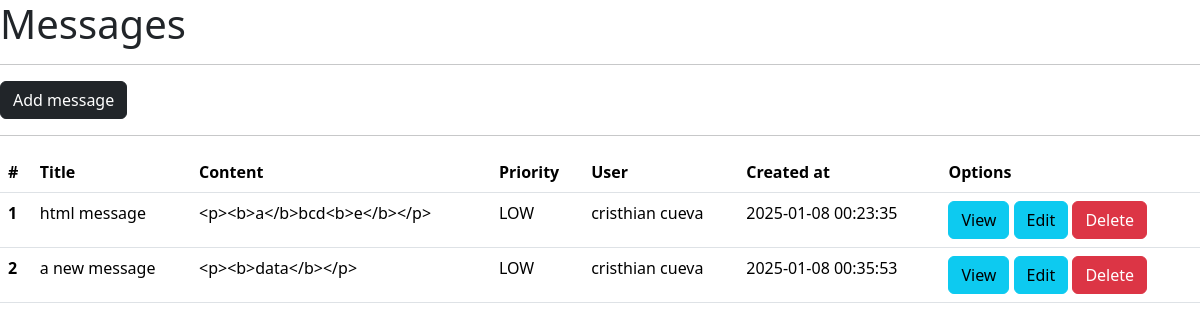
Screenshot of /messages/ with the database file from the repository.
### main.py (models this page shows, shortened)
class Message(db.Model):
    __tablename__ = "messages"
    id = db.Column(db.Integer, primary_key=True, autoincrement=True)
    title = db.Column(db.String(50))
    content = db.Column(db.Text)
    priority = db.Column(db.String(10)) # LOW,HIGH
    created_at = db.Column(db.DateTime(timezone=True), server_default=func.now())
    user_id = db.Column(db.Integer, db.ForeignKey("users.id"))
    user = db.relationship("User", backref="user")

class User(db.Model):
    __tablename__ = "users"
    id = db.Column(db.Integer, primary_key=True, autoincrement=True)
    first_name = db.Column(db.String(150))
    last_name = db.Column(db.String(150))
    age = db.Column(db.Integer)
    country = db.Column(db.String(10))
    city = db.Column(db.String(150))
    created_at = db.Column(db.DateTime(timezone=True), server_default=func.now())

### main.py (the view)
@app.route("/messages/")
def messages():
    data = Message.query.all()
    return render_template("messages.html", items=data)

### templates/messages.html (shortened to what this page needs)
<!doctype html>
<html lang="en">
  <head>
    <link href="https://cdn.jsdelivr.net/npm/bootstrap@5.3.3/dist/css/bootstrap.min.css" rel="stylesheet">
  </head>
  <body>
    <h1>Messages</h1>
    <hr>
    <a href="{{ url_for('messages_add') }}" class="btn btn-dark">Add message</a>
    <hr>
    <table class="table">
        <thead>
          <tr>
            <th scope="col">#</th>
            <th scope="col">Title</th>
            <th scope="col">Content</th>
            <th scope="col">Priority</th>
            <th scope="col">User</th>
            <th scope="col">Created at</th>
            <th scope="col">Options</th>
          </tr>
        </thead>
        <tbody>
          {% for item in items %}
          <tr>
            <th scope="row">{{ item.id }}</th>
            <td>{{ item.title }}</td>
            <td>{{ item.content }}</td>
            <td>{{ item.priority }}</td>
            <td>{{ item.user.first_name }} {{ item.user.last_name }}</td>
            <td>{{ item.created_at.strftime('%Y-%m-%d %H:%M:%S') }}</td>
            <td>
                <a href="{{ url_for('messages_by_id', id=item.id) }}" class="btn btn-info">View</a>
                <a href="{{ url_for('messages_edit_by_id', id=item.id) }}" class="btn btn-info">Edit</a>
                <a href="{{ url_for('messages_delete_by_id', id=item.id) }}" class="btn btn-danger">Delete</a>
            </td>
          </tr>
          {% endfor %}
        </tbody>
      </table>
  </body>
</html>

### rows the page displays
Message: id "1", title "html message", content "<p><b>a</b>bcd<b>e</b></p>", priority "LOW", user.first_name "cristhian", user.last_name "cueva", created_at "2025-01-08 00:23:35"
Message: id "2", title "a new message", content "<p><b>data</b></p>", priority "LOW", user.first_name "cristhian", user.last_name "cueva", created_at "2025-01-08 00:35:53"
